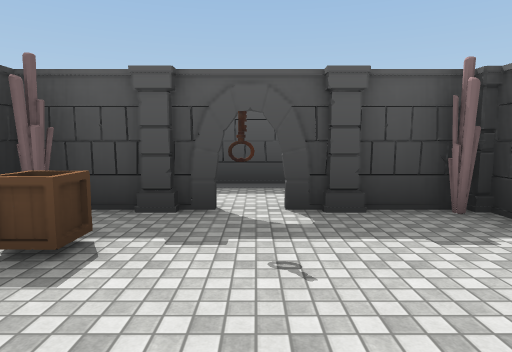
view 1 (above)

16 first-person views from a walk through a 3-D level made in the Unity game engine. The camera is 1.5 m above the floor, tilts 6° down and sees 75° across. The floor is counted in squares, 2 m on a side. Each view is taken from the middle of a square. On the plan, view 1 faces up. The plan holds only what a view shows up to about 11 squares ahead; the rest is blank. The place goes on beyond the plan. The player character is not drawn. Some animated figures are left out. Some surface patterns are stand-ins.

view 2
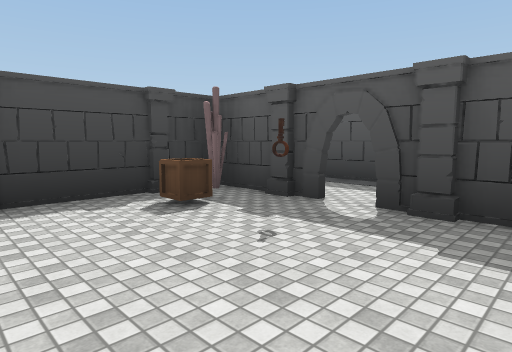

view 3
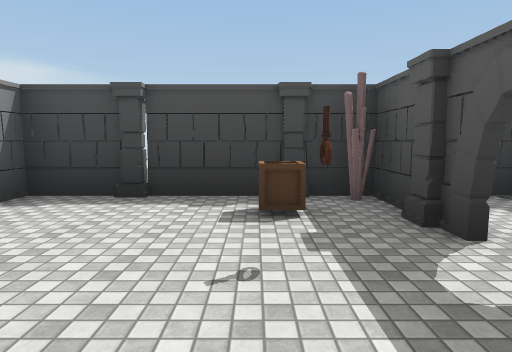

view 4
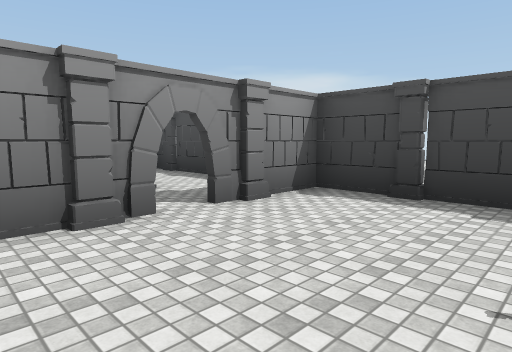

view 5
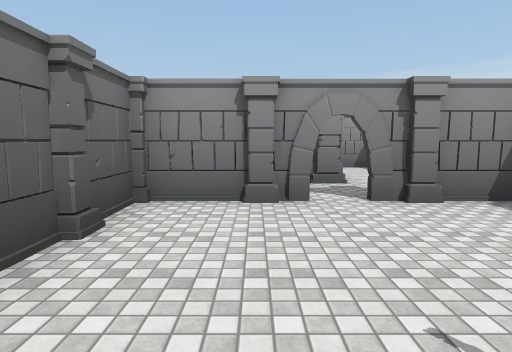

view 6
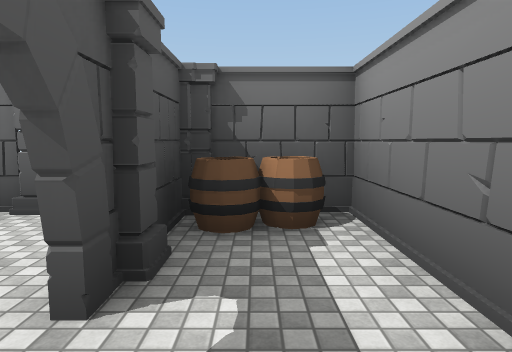

view 7
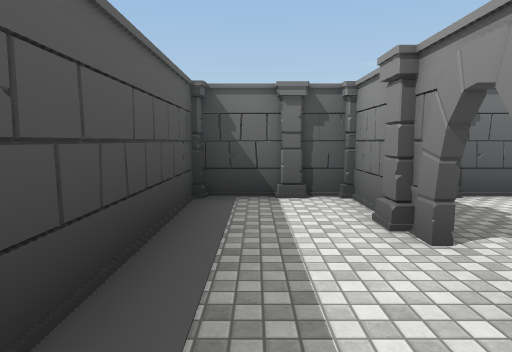

view 8
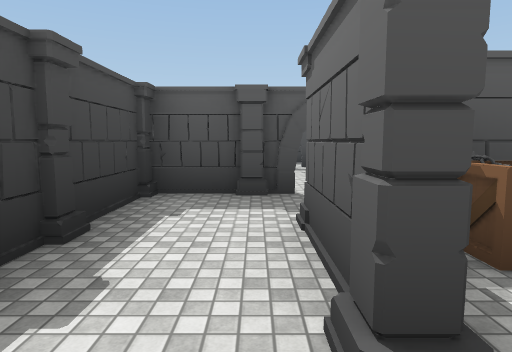

view 9
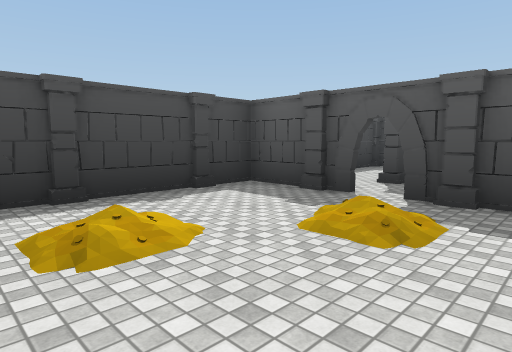

view 10
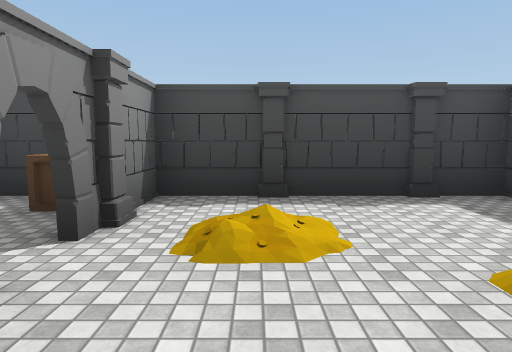

view 11
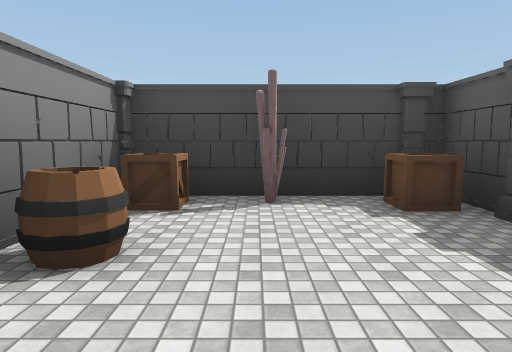

view 12
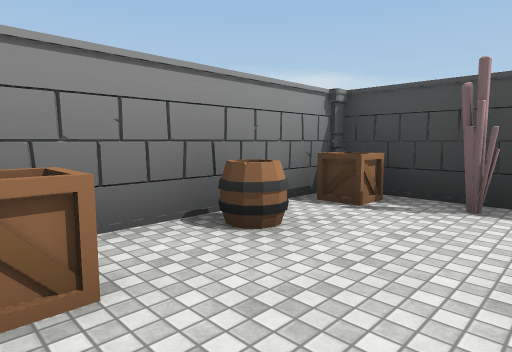

view 13
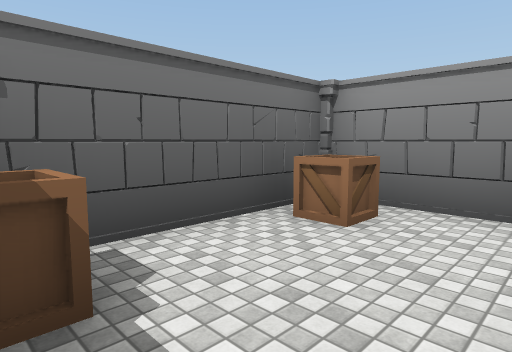

view 14
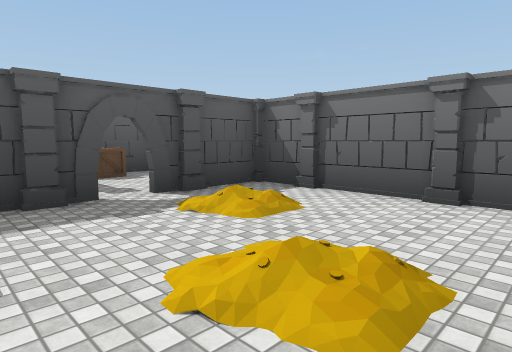

view 15
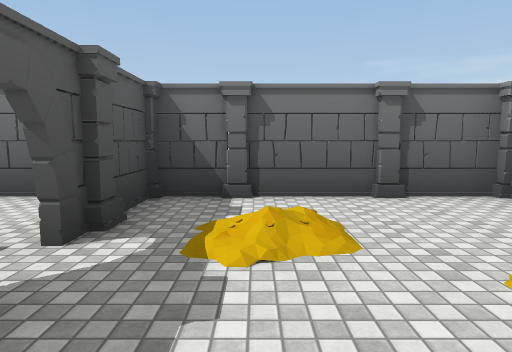

view 16
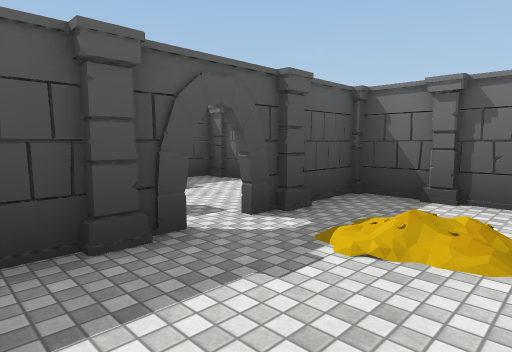

### Floor plan
Key: @ floor where view 1 was taken; # wall or solid block; . floor; / step, stairs or slope; O other object.
Columns run from 3 left of view 1 to 3 right of it. Each row starts with its distance up from view 1.
  6 #######
  5 #.....#
  4 ##O.###
  3 #O...O#
  2 #.O...#
  1 #.....#
  0 #..@..#
 -1 ##O.###
 -2 #....O#
 -3 #..####
 -4 #..OO.#
 -5 #..#..#
 -6 #.....#
 -7 ##O.O##
 -8 #..//.#
 -9 #.....#
-10 #.//..#
-11 #.O./.#
-12 #O#.OO#
-13 #.....#
-14 #O....#
-15 #O.O.O#
-16 #######

Positions as (right, up) in squares from view 1, and headings:
1: (0, 0), facing up
2: (2, 0), facing up-left
3: (2, 2), facing left
4: (2, 2), facing down-left
5: (1, 3), facing down
6: (-1, -2), facing right
7: (-2, 5), facing right
8: (-1, -6), facing up
9: (2, -11), facing up-left
10: (2, -10), facing left
11: (2, -14), facing left
12: (2, -13), facing down-left
13: (0, -12), facing down-right
14: (-2, -11), facing up-right
15: (-2, -8), facing right
16: (-2, -9), facing up-right
